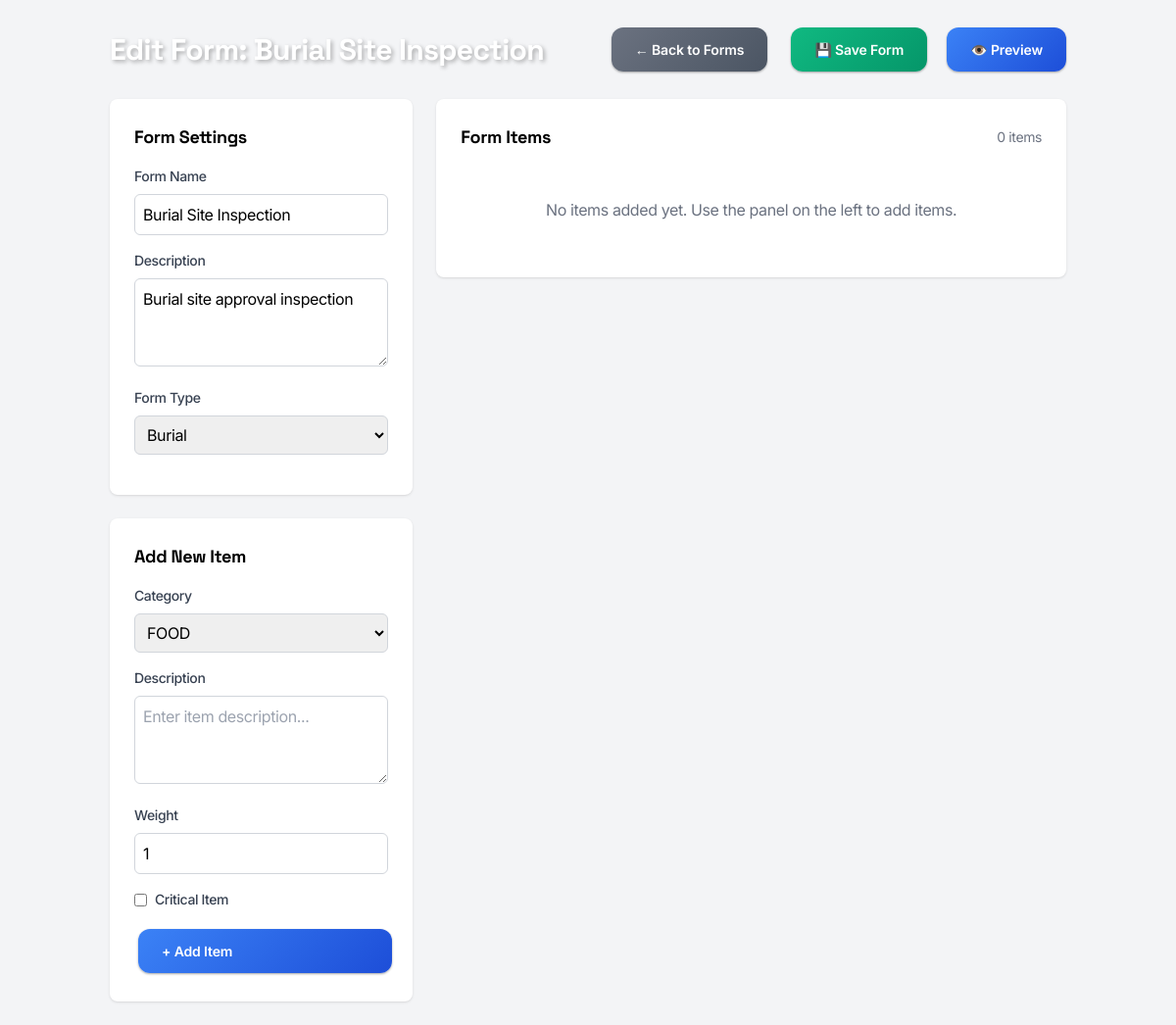
Page /admin/forms/edit/3 (signed in) on the committed database.
### tables this page shows
CREATE TABLE form_templates (
        id INTEGER PRIMARY KEY AUTOINCREMENT,
        name TEXT NOT NULL UNIQUE,
        description TEXT,
        form_type TEXT NOT NULL,
        active INTEGER DEFAULT 1,
        created_date TEXT DEFAULT CURRENT_TIMESTAMP,
        version TEXT DEFAULT '1.0',
        created_by TEXT
    );

### app.py (the view)
@app.route('/admin/forms/edit/<int:form_id>')
def edit_form(form_id):
    if 'admin' not in session:
        return redirect(url_for('login'))
    conn = sqlite3.connect('inspections.db')
    c = conn.cursor()
    c.execute('SELECT * FROM form_templates WHERE id = ?', (form_id,))
    form_template = c.fetchone()
    if not form_template:
        conn.close()
        return redirect(url_for('form_management'))
    c.execute('''
        SELECT id, item_order, category, description, weight, is_critical
        FROM form_items
        WHERE form_template_id = ? AND active = 1
        ORDER BY item_order
    ''', (form_id,))
    items = c.fetchall()
    c.execute('SELECT name FROM form_categories ORDER BY display_order')
    categories = [row[0] for row in c.fetchall()]
    conn.close()
    return render_template('form_editor.html',
                           form_template=form_template,
                           items=items,
                           categories=categories,
                           is_edit=True)

### templates/form_editor.html (shortened to what this page needs)
<!DOCTYPE html>
<html>
<head>
    <script src="https://cdn.tailwindcss.com"></script>
</head>
<body class="bg-gray-100">
    <div class="container mx-auto p-6">
        <div class="flex justify-between items-center mb-6">
            <h1 class="text-3xl font-bold text-white">
                {{ 'Edit Form: ' + form_template[1] if is_edit else 'Create New Form' }}
            </h1>
            <div class="space-x-4">
                <a href="/admin/forms" class="btn btn-secondary">← Back to Forms</a>
                <button onclick="saveForm()" class="btn btn-success">💾 Save Form</button>
                {% if is_edit %}
                <a href="/admin/forms/preview/{{ form_template[0] }}" class="btn btn-primary">👁️ Preview</a>
                {% endif %}
            </div>
        </div>
        <div class="grid grid-cols-1 lg:grid-cols-3 gap-6">
            <div class="lg:col-span-1">
                <div class="bg-white rounded-lg p-6 shadow mb-6">
                    <h3 class="text-lg font-bold mb-4">Form Settings</h3>
                    <div class="mb-4">
                        <label class="block text-sm font-medium text-gray-700 mb-2">Form Name</label>
                        <input type="text" id="formName"
                               value="{{ form_template[1] if is_edit else '' }}"
                               class="w-full p-2 border border-gray-300 rounded-md"
                               placeholder="Enter form name...">
                    </div>
                    <div class="mb-4">
                        <label class="block text-sm font-medium text-gray-700 mb-2">Description</label>
                        <textarea id="formDescription" rows="3"
                                  class="w-full p-2 border border-gray-300 rounded-md"
                                  placeholder="Enter form description...">{{ form_template[2] if is_edit else '' }}</textarea>
                    </div>
                    <div class="mb-4">
                        <label class="block text-sm font-medium text-gray-700 mb-2">Form Type</label>
                        <select id="formType" class="w-full p-2 border border-gray-300 rounded-md">
                            <option value="Burial" {{ 'selected' if is_edit and form_template[3] == 'Burial' else '' }}>Burial</option>
                        </select>
                    </div>
                </div>
                <div class="bg-white rounded-lg p-6 shadow">
                    <h3 class="text-lg font-bold mb-4">Add New Item</h3>
                    <div class="mb-4">
                        <label class="block text-sm font-medium text-gray-700 mb-2">Category</label>
                        <select id="newItemCategory" class="w-full p-2 border border-gray-300 rounded-md">
                            {% for category in categories %}
                            <option value="{{ category }}">{{ category }}</option>
                            {% endfor %}
                        </select>
                    </div>
                    <div class="mb-4">
                        <label class="block text-sm font-medium text-gray-700 mb-2">Description</label>
                        <textarea id="newItemDescription" rows="3"
                                  class="w-full p-2 border border-gray-300 rounded-md"
                                  placeholder="Enter item description..."></textarea>
                    </div>
                    <div class="mb-4">
                        <label class="block text-sm font-medium text-gray-700 mb-2">Weight</label>
                        <input type="number" id="newItemWeight" min="1" max="10" value="1"
                               class="w-full p-2 border border-gray-300 rounded-md">
                    </div>
                    <div class="mb-4">
                        <label class="flex items-center">
                            <input type="checkbox" id="newItemCritical" class="mr-2">
                            <span class="text-sm font-medium text-gray-700">Critical Item</span>
                        </label>
                    </div>
                    <button onclick="addItem()" class="btn btn-primary w-full">+ Add Item</button>
                </div>
            </div>
            <div class="lg:col-span-2">
                <div class="bg-white rounded-lg p-6 shadow">
                    <div class="flex justify-between items-center mb-4">
                        <h3 class="text-lg font-bold">Form Items</h3>
                        <span id="itemCount" class="text-sm text-gray-500">{{ items|length }} items</span>
                    </div>
                    {% if not items %}
                    <div class="text-center py-8 text-gray-500">
                        <p>No items added yet. Use the panel on the left to add items.</p>
                    </div>
                    {% endif %}
                </div>
            </div>
        </div>
    </div>
</body>
</html>

### rows in the picture
form_templates: name "Edit Form: Burial Site Inspection", name "Burial Site Inspection", description "Burial site approval inspection"

### other values in the picture
{{ items|length }} "0"
form field value "FOOD"
